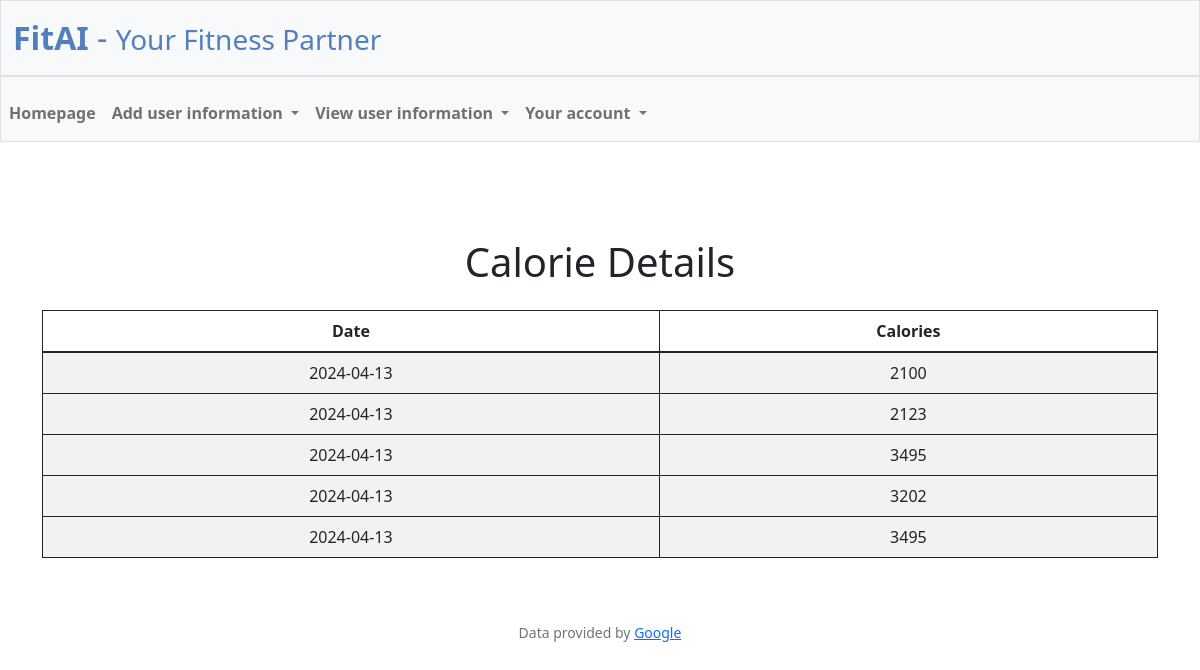
Screenshot of /view_calories (signed in) with the database file from the repository.
### tables this page shows
CREATE TABLE calorie_details (
    id INTEGER PRIMARY KEY AUTOINCREMENT,
    user_id INTEGER,
    calories INTEGER,
    date_log TEXT,
    FOREIGN KEY (user_id) REFERENCES user(id)
);

### app.py (the view)
@app.route("/view_calories")
@login_required
def view_calories():
    calorie_details = db.execute("SELECT * FROM calorie_details WHERE user_id = ?", session["user_id"])
    return render_template("view_calories.html", calorie_details=calorie_details)

### app.py (called while the page is built)
@app.after_request
def after_request(response):
    response.headers["Cache-Control"] = "no-cache, no-store, must-revalidate"
    response.headers["Expires"] = 0
    response.headers["Pragma"] = "no-cache"
    return response

### helpers.py (called while the page is built)
def login_required(f):
    @wraps(f)
    def decorated_function(*args, **kwargs):
        if session.get("user_id") is None:
            return redirect("/login")
        return f(*args, **kwargs)
    return decorated_function

### templates/view_calories.html (shortened to what this page needs)
{% extends "layout.html" %}
{% block main %}
<div class="container mt-5">
    <h1 class="text-center mb-4">Calorie Details</h1>
    <table class="table table-striped">
        <thead>
            <tr>
                <th>Date</th>
                <th>Calories</th>
            </tr>
        </thead>
        <tbody>
            {% for detail in calorie_details %}
            <tr>
                <td>{{ detail.date_log }}</td>
                <td>{{ detail.calories }}</td>
            </tr>
            {% endfor %}
        </tbody>
    </table>
</div>
{% endblock %}

### static/styles.css (style rules this page uses)
table, td, th { border: 1px solid; }
td { text-align: center; }
tr:nth-child(even) { background-color: #f2f2f2; }

### rows the page displays
calorie_details: date_log "2024-04-13", calories "2100"
calorie_details: date_log "2024-04-13", calories "2123"
calorie_details: date_log "2024-04-13", calories "3495"
calorie_details: date_log "2024-04-13", calories "3202"
calorie_details: date_log "2024-04-13", calories "3495"
